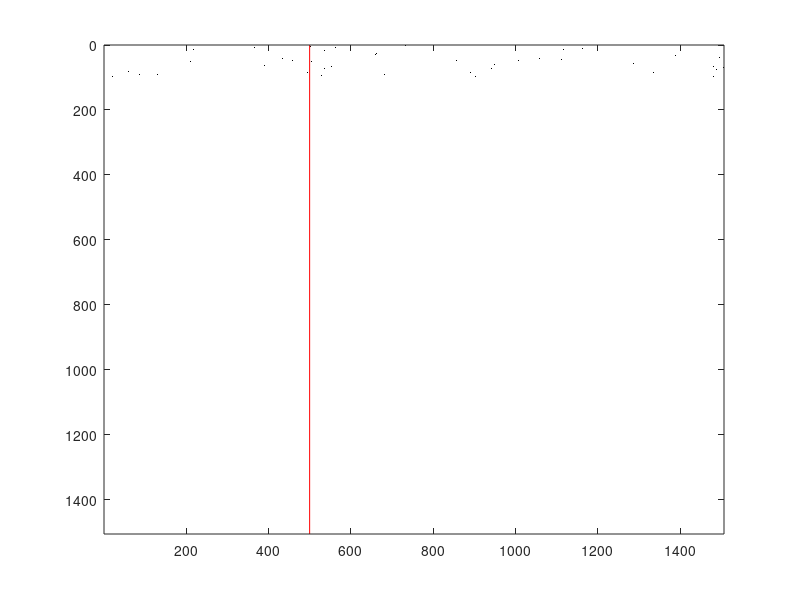
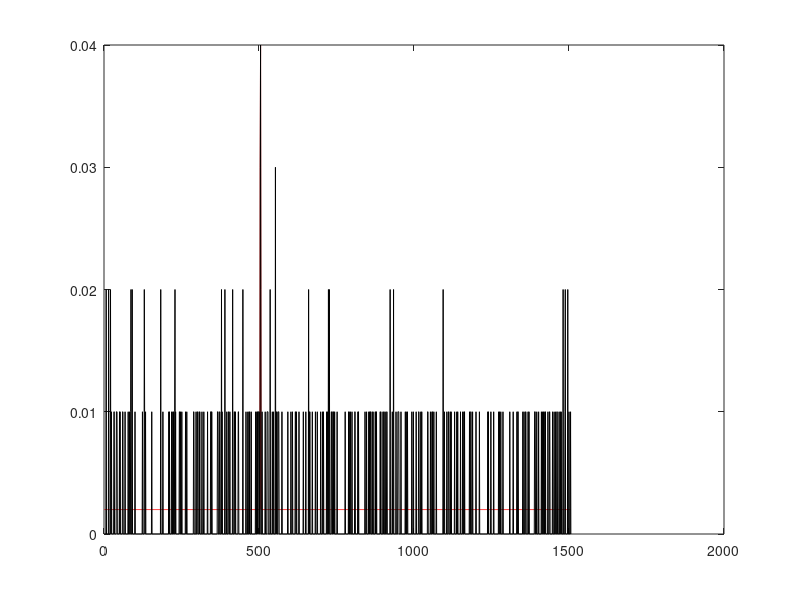

MATLAB code to generate these figures, in order: (Note: this script raises an error after producing the figures.)
% Probabilities
% p = [2 3 2 6 6 7 6 8 10 10 9 12 11 12 13 14 15 14 13 12 11 10 10 ...
%     9 8 7 7 6 6 5 5 5 5 5 5 5 5 5 5 5 5 5] / 100;
st = 500;   % stim. time
p0 = ones(1,st) * 0.01;     % baseline prob.
rp = [0.15 0.20 0.05];   % response prob.
p = [p0 ones(1,3)*0.01 rp p0 p0] / 5;
realrp = rp(1);
for k = 2:length(rp)
    realrp = realrp +(1 - realrp) * rp(k);  % real (global) response prob.
end
tl = length(p);

% Simulate trials
tno = 100;   % number of trials
spt = zeros(tno,tl);
for k = 1:tno
    sptr = double(rand(1,tl)<p);    % sample independendtly
    
    ds = sptr(1:end-1) .* sptr(2:end);   % eliminate spikes within <3 distance
    fds = find(ds,1,'first');
    while ~isempty(fds)
        sptr(fds+1) = 0;
        ds = sptr(1:end-1) .* sptr(2:end);
        fds = find(ds,1,'first');
    end
    ds = sptr(1:end-2) .* sptr(3:end);
    fds = find(ds,1,'first');
    while ~isempty(fds)
        sptr(fds+2) = 0;
        ds = sptr(1:end-2) .* sptr(3:end);
        fds = find(ds,1,'first');
    end
    spt(k,:) = sptr;
end

% Raster plot
figure
imagesc(spt)
line([st st],[0 tl],'Color','red')
C = colormap('bone');
colormap(flipud(C))

% Probability fit
figure
plot(p,'r')
hold on
plot(sum(spt./tno),'k')

% Probability ratio
wn = 10;    % window size
pa = sum(sum(spt(:,st:st+wn))) ./ (tno*wn);   % firing prob. after stim.
pb = sum(sum(spt(:,st-wn:st))) ./ (tno*wn);   % firing prob. before stim.
prob_ratio =  pa / pb;

% Stimulus 'postdiction'
kis = zeros(tno,tl);
jt = zeros(1,tl);
jt2 = zeros(1,tl);
lt = zeros(1,tl);
lt2 = zeros(1,tl);
for t = 1:tl
    for k = 1:tno
        cspt = spt(k,t:end);
        pki = find(cspt,1,'first');
        if ~isempty(pki)
            kis(k,t) = pki;
        else
            kis(k,t) = NaN;
        end
    end
    jt(t) = nanstd(kis(:,t));   % jitter
    nkis = kis(:,t);
    nkis = nkis(~isnan(nkis));
    jt2(t) = iqr(nkis);
    lt(t) = nanmean(kis(:,t));   % latency
    lt2(t) = nanmedian(kis(:,t));
end
figure
plot(jt(1:1000))
figure
plot(jt2(1:1000))
figure
plot(lt(1:1000))
figure
plot(lt2(1:1000))

% KL-distance
nm = floor((tl-1)/10);
lsi = zeros(tno,nm);
slsi = zeros(tno,nm);
hlsi = zeros(11,nm);
nhlsi = zeros(11,nm);   % normalized ISI histogram
next = 1;
for t = 1:10:tl-9
    for k = 1:tno
        cspt = spt(k,t:t+9);
        pki = find(cspt,1,'first');
        if ~isempty(pki)
            lsi(k,next) = pki;
        else
            lsi(k,next) = 0;
        end
    end
    slsi(:,next) = sort(lsi(:,next));
    hlsi(:,next) = hist(slsi(:,next),11);
    nhlsi(:,next) = hlsi(:,next) / sum(hlsi(:,next));
    next = next + 1;
end
figure      % plot ISIs
imagesc(lsi)
figure      % plot sorted ISIs
imagesc(slsi)

kn = st / 10 + 1;   % pairwise KL-distance
kld = zeros(kn,kn);
for k1 = 1:kn
    for k2 = 1:kn
        kld(k1,k2) = KLdist(nhlsi(:,k1),nhlsi(:,k2));
    end
end
figure    % plot KL-distance
imagesc(kld)